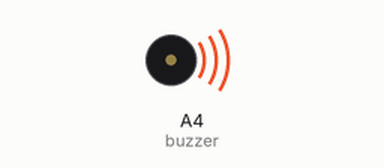
Simulated run of this sketch. Board: Arduino Uno, built with avr-gcc and run on an emulated ATmega328P. On the bench: buzzer (waves = sounding).

Above: at 0.1 s.
At 88.0 s:
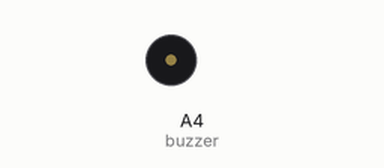
Timing chart, 0 to 89.5 s (numbered marks = the images above):
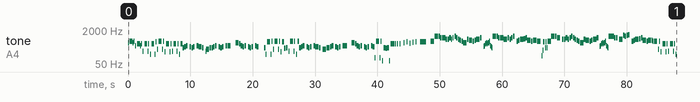

The sketch:

__.ino
```cpp
// 葬送のフリーレン 2nd Season op 晴る (anime version)

#include <avr/pgmspace.h>

#define NOTE_B0  31
#define NOTE_C1  33
#define NOTE_CS1 35
#define NOTE_D1  37
#define NOTE_DS1 39
#define NOTE_E1  41
#define NOTE_F1  44
#define NOTE_FS1 46
#define NOTE_G1  49
#define NOTE_GS1 52
#define NOTE_A1  55
#define NOTE_AS1 58
#define NOTE_B1  62
#define NOTE_C2  65
#define NOTE_CS2 69
#define NOTE_D2  73
#define NOTE_DS2 78
#define NOTE_E2  82
#define NOTE_F2  87
#define NOTE_FS2 93
#define NOTE_G2  98
#define NOTE_GS2 104
#define NOTE_A2  110
#define NOTE_AS2 117
#define NOTE_B2  123
#define NOTE_C3  131
#define NOTE_CS3 139
#define NOTE_D3  147
#define NOTE_DS3 156
#define NOTE_E3  165
#define NOTE_F3  175
#define NOTE_FS3 185
#define NOTE_G3  196
#define NOTE_GS3 208
#define NOTE_A3  220
#define NOTE_AS3 233
#define NOTE_B3  247
#define NOTE_C4  262
#define NOTE_CS4 277
#define NOTE_D4  294
#define NOTE_DS4 311
#define NOTE_E4  330
#define NOTE_F4  349
#define NOTE_FS4 370
#define NOTE_G4  392
#define NOTE_GS4 415
#define NOTE_A4  440
#define NOTE_AS4 466
#define NOTE_B4  494
#define NOTE_C5  523
#define NOTE_CS5 554
#define NOTE_D5  587
#define NOTE_DS5 622
#define NOTE_E5  659
#define NOTE_F5  698
#define NOTE_FS5 740
#define NOTE_G5  784
#define NOTE_GS5 831
#define NOTE_A5  880
#define NOTE_AS5 932
#define NOTE_B5  988
#define NOTE_C6  1047
#define NOTE_CS6 1109
#define NOTE_D6  1175
#define NOTE_DS6 1245
#define NOTE_E6  1319
#define NOTE_F6  1397
#define NOTE_FS6 1480
#define NOTE_G6  1568
#define NOTE_GS6 1661
#define NOTE_A6  1760
#define NOTE_AS6 1865
#define NOTE_B6  1976
#define NOTE_C7  2093
#define NOTE_CS7 2217
#define NOTE_D7  2349
#define NOTE_DS7 2489
#define NOTE_E7  2637
#define NOTE_F7  2794
#define NOTE_FS7 2960
#define NOTE_G7  3136
#define NOTE_GS7 3322
#define NOTE_A7  3520
#define NOTE_AS7 3729
#define NOTE_B7  3951
#define NOTE_C8  4186
#define NOTE_CS8 4435
#define NOTE_D8  4699
#define NOTE_DS8 4978
#define NOTE_E8  5274
#define NOTE_F8  5588
#define NOTE_FS8 5920
#define NOTE_G8  6272
#define NOTE_GS8 6645
#define NOTE_A8  7074
#define NOTE_AS8 7459
#define NOTE_B8  7902
#define REST 0
#define TEST   594
#define TEST2  444
#define TEST3  447
#define TEST4  554
#define TEST5  596

int tempo = 56;
int buzzer = A4;

const int melody[] PROGMEM = {
NOTE_B4,32,REST,32,TEST,8,NOTE_B4,32,TEST,32,REST,32,NOTE_FS4,32,REST,32,TEST2,8,NOTE_FS4,32,TEST2,32,REST,32,
NOTE_G3,32,REST,32,TEST3,9,NOTE_G3,32,TEST3,32,REST,32,NOTE_D3,32,REST,32,TEST3,9,NOTE_D3,32,TEST4,32,REST,32,
NOTE_B3,32,REST,32,TEST5,8,NOTE_B3,32,TEST5,32,REST,32,NOTE_FS3,32,REST,32,TEST2,8,NOTE_FS3,32,TEST2,32,REST,32,
NOTE_G3,32,REST,32,TEST3,9,NOTE_G3,32,TEST3,32,REST,32,NOTE_D3,32,REST,32,TEST3,15,
NOTE_D4,15,NOTE_E4,15,NOTE_FS4,15,REST,15,NOTE_E4,15,NOTE_D4,15,NOTE_E4,15,REST,15,NOTE_FS4,15,NOTE_E4,8,NOTE_D4,15,REST,15,
NOTE_G3,32,NOTE_B3,8,NOTE_D4,15,NOTE_D4,15,NOTE_E4,15,NOTE_FS4,15,REST,15,NOTE_E4,15,NOTE_D4,15,NOTE_E4,15,REST,15,NOTE_FS4,15,NOTE_FS4,8,REST,8,REST,16,
NOTE_B4,8,NOTE_A4,15,NOTE_FS4,15,NOTE_E4,15,NOTE_FS4,15,REST,15,NOTE_E4,15,NOTE_D4,15,NOTE_E4,15,REST,15,NOTE_FS4,15,NOTE_E4,15,REST,6,REST,32,NOTE_D4,15,NOTE_D3,32,REST,32,
TEST4,8,NOTE_D3,32,TEST,32,REST,32,NOTE_B3,32,REST,32,TEST5,8,NOTE_B3,32,TEST5,32,REST,32,NOTE_FS3,32,REST,32,TEST4,15,NOTE_CS4,15,NOTE_D4,15,REST,32,NOTE_G3,32,REST,32,
TEST5,8,NOTE_G3,32,TEST5,32,REST,32,NOTE_D3,32,REST,32,TEST5,16,
NOTE_D4,15,NOTE_E4,15,NOTE_FS4,15,REST,15,NOTE_E4,15,NOTE_D4,15,NOTE_E4,15,REST,15,NOTE_FS4,15,NOTE_E4,7,NOTE_D4,15,REST,15,NOTE_B3,7,NOTE_D4,15,NOTE_D4,15,NOTE_E4,15,NOTE_FS4,15,REST,15,
NOTE_E4,15,NOTE_D4,15,NOTE_E4,15,REST,15,NOTE_FS4,15,NOTE_FS4,8,REST,8,REST,32,NOTE_B4,8,NOTE_A4,15,NOTE_FS4,15,NOTE_E4,15,NOTE_FS4,15,REST,15,NOTE_E4,15,NOTE_D4,15,NOTE_E4,15,REST,15,NOTE_FS4,15,NOTE_E4,15,
NOTE_G2,32,REST,32,TEST5,8,NOTE_G2,32,TEST5,32,REST,32,NOTE_D2,32,REST,32,NOTE_D4,15,NOTE_CS4,15,NOTE_D4,15,NOTE_D2,32,REST,32,
TEST3,6,TEST3,32,REST,32,TEST3,32,REST,16,TEST3,32,REST,8,NOTE_B4,32,REST,12,NOTE_CS5,32,REST,12,NOTE_AS4,32,REST,12,NOTE_C5,32,REST,12,NOTE_CS5,32,REST,8,NOTE_CS5,4,REST,8,REST,32,
NOTE_D5,7,NOTE_B5,7,NOTE_B5,15,NOTE_A5,15,NOTE_A5,7,NOTE_FS5,15,NOTE_FS5,15,NOTE_A5,15,
NOTE_FS5,32,REST,32,NOTE_A5,32,REST,32,NOTE_B5,15,NOTE_A5,15,NOTE_FS5,15,NOTE_E5,15,NOTE_D5,15,
NOTE_B4,7,NOTE_FS5,15,NOTE_E5,7,NOTE_D5,15,NOTE_E5,15,NOTE_FS5,7,NOTE_A5,15,REST,16,
NOTE_F4,32,NOTE_FS4,32,NOTE_A4,32,NOTE_B4,32,NOTE_A4,32,NOTE_B4,32,NOTE_B4,32,NOTE_D5,32,NOTE_FS4,32,NOTE_E4,32,NOTE_D4,32,
NOTE_B5,7,NOTE_B5,15,NOTE_A5,15,NOTE_A5,7,NOTE_FS5,7,NOTE_A5,15,NOTE_FS5,15,NOTE_A5,15,NOTE_B5,15,REST,16,
NOTE_D5,15,NOTE_E5,15,NOTE_FS5,7,NOTE_G5,15,NOTE_A5,15,NOTE_E5,7,NOTE_D5,15,NOTE_E5,12,NOTE_E5,15,NOTE_D5,7,REST,32,NOTE_B2,32,NOTE_A3,32,
NOTE_CS5,15,NOTE_D4,32,NOTE_CS5,32,NOTE_D4,32,NOTE_D5,7,NOTE_B5,7,NOTE_B5,15,NOTE_A5,15,NOTE_A5,15,REST,15,
NOTE_FS5,15,NOTE_FS5,15,NOTE_A5,15,NOTE_FS5,15,NOTE_A5,15,NOTE_B5,15,NOTE_A5,15,NOTE_FS5,15,NOTE_E5,15,NOTE_D5,15,NOTE_B4,7,
NOTE_FS5,15,NOTE_E5,7,NOTE_D5,15,NOTE_E5,15,NOTE_FS5,7,NOTE_A5,15,REST,32,
NOTE_F4,32,NOTE_FS4,32,NOTE_A4,32,NOTE_B4,32,NOTE_A4,32,NOTE_B4,32,NOTE_B4,32,NOTE_D5,32,NOTE_FS4,32,NOTE_E4,32,NOTE_D4,32,
NOTE_B5,7,NOTE_B5,15,NOTE_A5,15,NOTE_A5,15,REST,16,NOTE_FS5,15,NOTE_FS5,15,NOTE_CS6,15,NOTE_B5,15,NOTE_CS6,15,NOTE_D6,15,REST,15,
NOTE_D5,15,NOTE_E5,15,NOTE_FS5,7,NOTE_G5,15,NOTE_A5,15,NOTE_E5,7,NOTE_D5,15,NOTE_E5,8,NOTE_E5,32,NOTE_D5,32,REST,32,
TEST5,8,REST,32,NOTE_B3,32,TEST5,32,REST,32,NOTE_FS3,32,REST,32,TEST2,8,NOTE_FS3,32,TEST2,32,REST,32,NOTE_G3,32,REST,32,TEST3,8,NOTE_G3,32,TEST3,32,REST,32,NOTE_D3,32,

};

int notes = sizeof(melody) / sizeof(melody[0]) / 2;
int wholenote = (60000 * 4) / tempo;

void playMelody(const int melody[], int notes, int wholenote) {
  for (int thisNote = 0; thisNote < notes * 2; thisNote += 2) {

    int pitch = pgm_read_word(&melody[thisNote]);
    int divider = pgm_read_word(&melody[thisNote + 1]);

    int noteDuration;

    if (divider > 0) {
      // 正常音符
      noteDuration = wholenote / divider;
    } else {
      // 負音符（1.5倍）
      noteDuration = wholenote / abs(divider);
      noteDuration = noteDuration * 1.5;
    }

    tone(buzzer, pitch, noteDuration * 0.9);
    delay(noteDuration);
    noTone(buzzer);
  }
}

void setup() {
  playMelody(melody, notes, wholenote);
}

void loop() {
}
```
